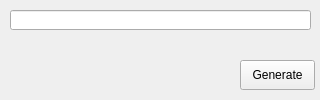
<?xml version="1.0" encoding="UTF-8"?>
<ui version="4.0">
 <class>Form</class>
 <widget class="QWidget" name="Form">
  <property name="geometry">
   <rect>
    <x>0</x>
    <y>0</y>
    <width>320</width>
    <height>100</height>
   </rect>
  </property>
  <property name="sizePolicy">
   <sizepolicy hsizetype="Fixed" vsizetype="Fixed">
    <horstretch>0</horstretch>
    <verstretch>0</verstretch>
   </sizepolicy>
  </property>
  <property name="minimumSize">
   <size>
    <width>320</width>
    <height>100</height>
   </size>
  </property>
  <property name="maximumSize">
   <size>
    <width>320</width>
    <height>100</height>
   </size>
  </property>
  <property name="windowTitle">
   <string>TTS App</string>
  </property>
  <widget class="QPushButton" name="btnQrGen">
   <property name="geometry">
    <rect>
     <x>240</x>
     <y>60</y>
     <width>75</width>
     <height>30</height>
    </rect>
   </property>
   <property name="text">
    <string>Generate</string>
   </property>
  </widget>
  <widget class="QLineEdit" name="txtQrData">
   <property name="geometry">
    <rect>
     <x>10</x>
     <y>10</y>
     <width>301</width>
     <height>20</height>
    </rect>
   </property>
  </widget>
 </widget>
 <resources/>
 <connections/>
</ui>
